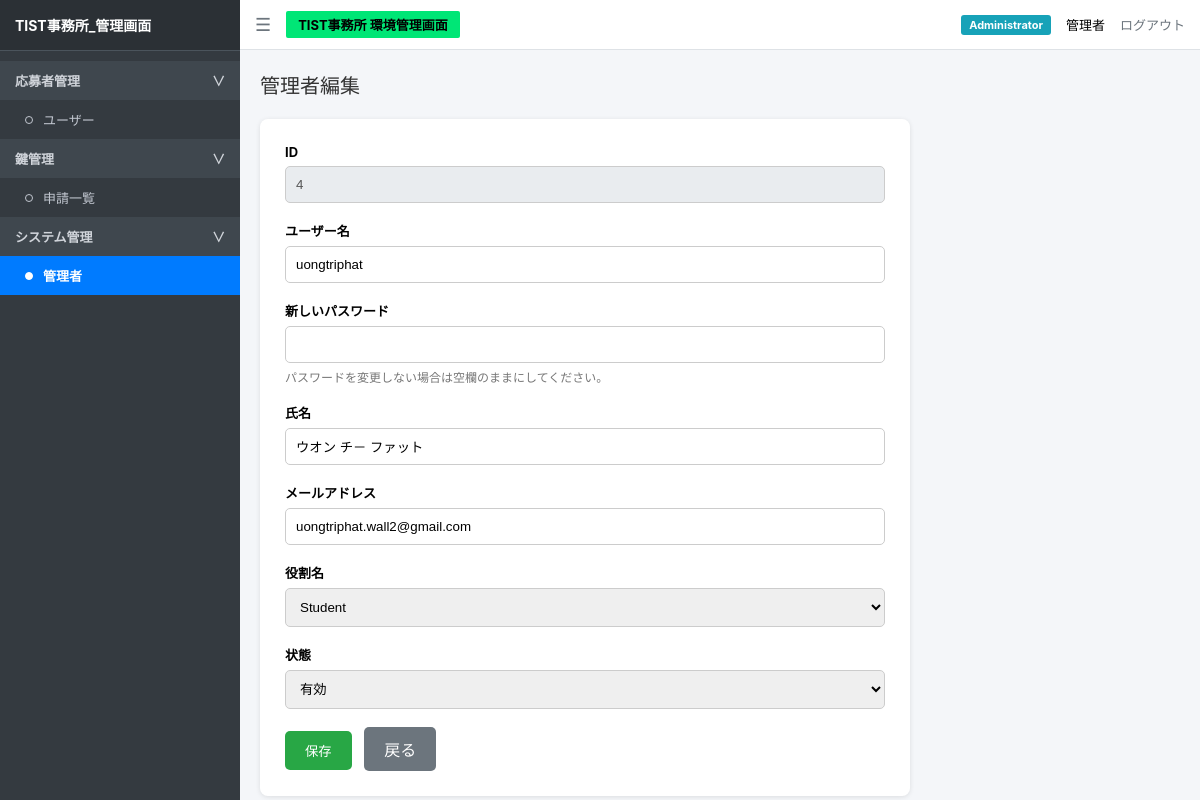
The app's page /admin/managers/4/edit (signed in) with its own data.
### tables this page shows
CREATE TABLE managers (
            id INTEGER PRIMARY KEY AUTOINCREMENT,
            username TEXT UNIQUE NOT NULL,
            password TEXT,
            name TEXT NOT NULL,
            email TEXT,
            role TEXT NOT NULL,
            status TEXT NOT NULL
        , phone TEXT, student_id TEXT, discord_id TEXT, department TEXT, school_class TEXT);

### app.py (the view, shortened to what this page needs)
@app.route("/admin/managers/<int:manager_id>/edit", methods=["GET", "POST"])
def manager_edit(manager_id):
    if not session.get("logged_in"):
        return redirect("/login")
    conn = sqlite3.connect(app.config["DATABASE"])
    conn.row_factory = sqlite3.Row
    cur = conn.cursor()
    if request.method == "GET":
        cur.execute("""
            SELECT id, username, name, email, role, status
            FROM managers
            WHERE id = ?
        """, (manager_id,))
        manager = cur.fetchone()
        conn.close()
        if not manager:
            return "管理者が見つかりません", 404
        return render_template(
            "manager_edit.html",
            manager=manager
        )

### app.py (called while the page is built)
def is_admin():
    return bool(session.get('logged_in') and session.get('role') in ADMIN_ROLES)

@app.before_request
def admin_access_control():
    if session.get('logged_in'):
        with sqlite3.connect(app.config['DATABASE']) as con:
            info = con.execute("SELECT status,role FROM managers WHERE id=?",(session.get('manager_id'),)).fetchone()
        if not info or info[0] != '有効' or info[1] != session.get('role') or not session.get('otp_verified'):
            session.clear()
            return redirect(url_for('login'))
    sensitive = ('/admin', '/users', '/approve/', '/reject/', '/delete/')
    if request.path.startswith(sensitive) and not is_admin():
        return redirect(url_for('login')) if not session.get('logged_in') else ('アクセス権限がありません。', 403)
    if request.path.startswith('/admin/managers') and session.get('role') != 'Administrator':
        return 'アクセス権限がありません。', 403

### templates/manager_edit.html (shortened to what this page needs)
<!DOCTYPE html>
<html lang="ja">
<head>
<link rel="stylesheet" href="{{ url_for('static', filename='css/style.css') }}">
</head>
<body>
<div class="sidebar">
    <div class="sidebar-header">TIST事務所_管理画面</div>
    <ul class="sidebar-menu">
        <li class="menu-category"
            onclick="toggleSubmenu('applicant-menu', 'applicant-arrow')">
            応募者管理
            <span id="applicant-arrow">∨</span>
        </li>
        <ul id="applicant-menu" class="submenu-list">
            <li>
                <a href="/users" class="menu-item">
                    <span class="circle-icon"></span>
                    ユーザー
                </a>
            </li>
        </ul>
        <li class="menu-category"
            onclick="toggleSubmenu('key-menu', 'key-arrow')">
            鍵管理
            <span id="key-arrow">∨</span>
        </li>
        <ul id="key-menu" class="submenu-list">
            <li>
                <a href="/admin" class="menu-item">
                    <span class="circle-icon"></span>
                    申請一覧
                </a>
            </li>
        </ul>
        <li class="menu-category"
            onclick="toggleSubmenu('system-menu', 'system-arrow')">
            システム管理
            <span id="system-arrow">∨</span>
        </li>
        <ul id="system-menu" class="submenu-list">
            <li>
                <a href="/admin/managers" class="menu-item active">
                    <span class="circle-icon"></span>
                    管理者
                </a>
            </li>
        </ul>
    </ul>
</div>
<div class="main-wrapper">
    <div class="navbar">
        <div class="navbar-left">
            <span class="menu-toggle">☰</span>
            <span class="badge-green">
                TIST事務所 環境管理画面
            </span>
        </div>
        <div class="navbar-right">
            <span class="badge-admin">
                {{ session.get("role", "Administrator") }}
            </span>
            <span>
                {{ session.get("name", "管理者") }}
            </span>
            <a href="/logout" class="logout-btn">
                ログアウト
            </a>
        </div>
    </div>
    <div class="content">
        <h2 class="page-title">
            管理者編集
        </h2>
        <div class="form-card">
            <form method="post">
                <div class="form-group">
                    <label>ID</label>
                    <input
                        type="text"
                        value="{{ manager.id }}"
                        disabled
                    >
                </div>
                <div class="form-group">
                    <label>ユーザー名</label>
                    <input
                        type="text"
                        name="username"
                        value="{{ manager.username }}"
                        required
                    >
                </div>
                <div class="form-group">
                    <label>新しいパスワード</label>
                    <input
                        type="password"
                        name="password"
                    >
                    <div class="help-text">
                        パスワードを変更しない場合は空欄のままにしてください。
                    </div>
                </div>
                <div class="form-group">
                    <label>氏名</label>
                    <input
                        type="text"
                        name="name"
                        value="{{ manager.name }}"
                        required
                    >
                </div>
                <div class="form-group">
                    <label>メールアドレス</label>
                    <input
                        type="email"
                        name="email"
                        value="{{ manager.email or '' }}"
                    >
                </div>
                <div class="form-group">
                    <label>役割名</label>
                    <select name="role">
                        <option
                            value="Student"
                            {% if manager.role == 'Student' %}selected{% endif %}
                        >
                            Student
                        </option>
                    </select>
                </div>
                <div class="form-group">
                    <label>状態</label>
                    <select name="status">
                        <option
                            value="有効"
                        >
                            有効
                        </option>
                    </select>
                </div>
                <button
                    type="submit"
                    class="btn-save">
                    保存
                </button>
                <a
                    href="/admin/managers"
                    class="btn-back">
                    戻る
                </a>
            </form>
        </div>
    </div>
</div>
</body>
</html>

### static/css/style.css (style rules this page uses)
* { box-sizing: border-box; margin: 0; padding: 0; }
body { font-family: -apple-system, BlinkMacSystemFont, "Segoe UI", Roboto, "Helvetica Neue", Arial, sans-serif; background-color: #f4f6f9; display: flex; height: 100vh; overflow: hidden; }
.sidebar { width: 240px; background-color: #343a40; color: #c2c7d0; display: flex; flex-direction: column; flex-shrink: 0; }
.sidebar-header { padding: 15px; font-size: 14px; font-weight: bold; color: #ffffff; background-color: #2b3035; border-bottom: 1px solid #4b545c; }
.sidebar-menu { list-style: none; padding: 10px 0; overflow-y: auto; }
.menu-category { padding: 10px 15px; font-size: 13px; font-weight: bold; color: #d0d4da; background-color: #3f474e; display: flex; justify-content: space-between; align-items: center; cursor: pointer; user-select: none; }
.menu-item { padding: 10px 15px 10px 25px; font-size: 13px; cursor: pointer; display: flex; align-items: center; gap: 10px; color: #c2c7d0; text-decoration: none; transition: background-color 0.15s ease, color 0.15s ease; }
.menu-item.active { background-color: #007bff; color: #ffffff; font-weight: bold; }
.circle-icon { width: 8px; height: 8px; border: 1px solid #c2c7d0; border-radius: 50%; display: inline-block; background-color: transparent; flex-shrink: 0; }
.menu-item.active .circle-icon { border-color: #ffffff; background-color: #ffffff; }
.submenu-list { list-style: none; padding: 0; margin: 0; }
.main-wrapper { flex: 1; display: flex; flex-direction: column; overflow: hidden; }
.navbar { height: 50px; background-color: #ffffff; border-bottom: 1px solid #dee2e6; display: flex; align-items: center; justify-content: space-between; padding: 0 15px; }
.navbar-left { display: flex; align-items: center; gap: 15px; }
.menu-toggle { font-size: 18px; cursor: pointer; color: #6c757d; }
.badge-green { background-color: #00e676; color: #000; padding: 4px 12px; font-weight: bold; font-size: 13px; border-radius: 2px; }
.navbar-right { display: flex; align-items: center; gap: 15px; font-size: 13px; }
.badge-admin { background-color: #17a2b8; color: #fff; padding: 3px 8px; border-radius: 3px; font-size: 11px; font-weight: bold; }
.logout-btn { color: #6c757d; text-decoration: none; }
.content { padding: 20px; overflow-y: auto; flex: 1; }
.page-title { font-size: 20px; font-weight: normal; margin-bottom: 20px; color: #333; }

### templates/manager_edit.html (style rules this page uses)
.form-card { max-width: 650px; background: #fff; padding: 25px; border-radius: 8px; box-shadow: 0 1px 5px rgba(0,0,0,0.1); }
.form-group { margin-bottom: 18px; }
.form-group label { display: block; margin-bottom: 6px; font-weight: bold; font-size: 13px; }
.form-group input, .form-group select { width: 100%; padding: 10px; border: 1px solid #ccc; border-radius: 5px; box-sizing: border-box; }
.form-group input:disabled { background: #e9ecef; }
.help-text { margin-top: 5px; font-size: 12px; color: #777; }
.btn-save { background: #28a745; color: white; border: none; padding: 10px 20px; border-radius: 5px; cursor: pointer; }
.btn-back { display: inline-block; background: #6c757d; color: white; padding: 10px 20px; border-radius: 5px; text-decoration: none; margin-left: 8px; }

### records on screen
managers: get "Administrator", get "管理者"
managers: id "4", username "uongtriphat", name "ウオン チ－ ファット", email "uongtriphat.wall2@gmail.com", role "Student"
